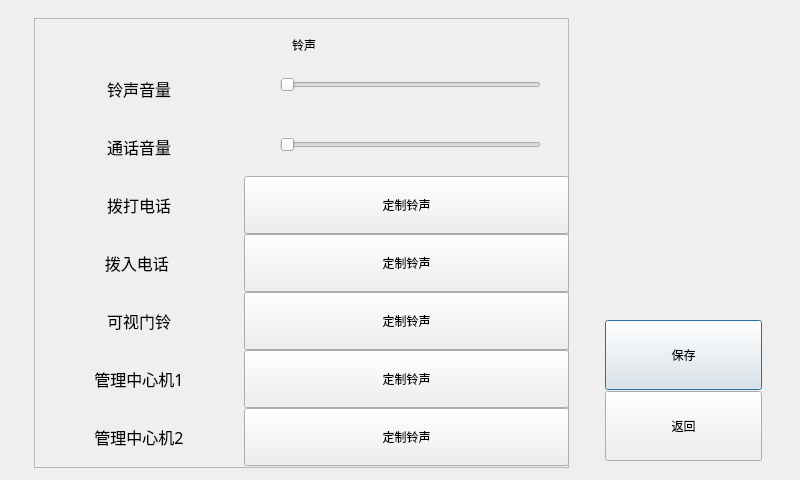
<?xml version="1.0" encoding="UTF-8"?>
<ui version="4.0">
 <class>RingAndVolumeDialog</class>
 <widget class="QDialog" name="RingAndVolumeDialog">
  <property name="geometry">
   <rect>
    <x>0</x>
    <y>0</y>
    <width>800</width>
    <height>480</height>
   </rect>
  </property>
  <property name="windowTitle">
   <string>Dialog</string>
  </property>
  <widget class="CommonPushButton" name="pushButtonRingVolumeSave">
   <property name="geometry">
    <rect>
     <x>605</x>
     <y>320</y>
     <width>157</width>
     <height>70</height>
    </rect>
   </property>
   <property name="text">
    <string>保存</string>
   </property>
  </widget>
  <widget class="QFrame" name="framePanel">
   <property name="geometry">
    <rect>
     <x>34</x>
     <y>18</y>
     <width>535</width>
     <height>450</height>
    </rect>
   </property>
   <property name="frameShape">
    <enum>QFrame::StyledPanel</enum>
   </property>
   <property name="frameShadow">
    <enum>QFrame::Raised</enum>
   </property>
  </widget>
  <widget class="QFrame" name="frameRingAmdVolumeSetting">
   <property name="geometry">
    <rect>
     <x>34</x>
     <y>18</y>
     <width>535</width>
     <height>450</height>
    </rect>
   </property>
   <property name="styleSheet">
    <string notr="true"/>
   </property>
   <property name="frameShape">
    <enum>QFrame::NoFrame</enum>
   </property>
   <property name="frameShadow">
    <enum>QFrame::Raised</enum>
   </property>
  </widget>
  <widget class="CommonPushButton" name="pushButtonRingVolumeReturn">
   <property name="geometry">
    <rect>
     <x>605</x>
     <y>391</y>
     <width>157</width>
     <height>70</height>
    </rect>
   </property>
   <property name="text">
    <string>返回</string>
   </property>
  </widget>
  <widget class="CommonPushButton" name="pushButtonRingVolumeCenter2">
   <property name="geometry">
    <rect>
     <x>244</x>
     <y>408</y>
     <width>325</width>
     <height>58</height>
    </rect>
   </property>
   <property name="focusPolicy">
    <enum>Qt::StrongFocus</enum>
   </property>
   <property name="styleSheet">
    <string notr="true"/>
   </property>
   <property name="text">
    <string>定制铃声</string>
   </property>
  </widget>
  <widget class="QSlider" name="horizontalSliderVolume">
   <property name="geometry">
    <rect>
     <x>280</x>
     <y>130</y>
     <width>261</width>
     <height>30</height>
    </rect>
   </property>
   <property name="focusPolicy">
    <enum>Qt::NoFocus</enum>
   </property>
   <property name="orientation">
    <enum>Qt::Horizontal</enum>
   </property>
  </widget>
  <widget class="QLabel" name="label_ringvalue_6">
   <property name="geometry">
    <rect>
     <x>34</x>
     <y>350</y>
     <width>210</width>
     <height>58</height>
    </rect>
   </property>
   <property name="font">
    <font>
     <family>AlArabiya</family>
     <pointsize>12</pointsize>
    </font>
   </property>
   <property name="styleSheet">
    <string notr="true"/>
   </property>
   <property name="text">
    <string>管理中心机1</string>
   </property>
   <property name="alignment">
    <set>Qt::AlignCenter</set>
   </property>
  </widget>
  <widget class="QLabel" name="label_title">
   <property name="geometry">
    <rect>
     <x>49</x>
     <y>20</y>
     <width>510</width>
     <height>50</height>
    </rect>
   </property>
   <property name="styleSheet">
    <string notr="true"/>
   </property>
   <property name="text">
    <string>铃声</string>
   </property>
   <property name="alignment">
    <set>Qt::AlignCenter</set>
   </property>
  </widget>
  <widget class="QSlider" name="horizontalSliderRingVolume">
   <property name="geometry">
    <rect>
     <x>280</x>
     <y>70</y>
     <width>261</width>
     <height>30</height>
    </rect>
   </property>
   <property name="focusPolicy">
    <enum>Qt::NoFocus</enum>
   </property>
   <property name="orientation">
    <enum>Qt::Horizontal</enum>
   </property>
  </widget>
  <widget class="CommonPushButton" name="pushButtonRingVolumeCenter1">
   <property name="geometry">
    <rect>
     <x>244</x>
     <y>350</y>
     <width>325</width>
     <height>58</height>
    </rect>
   </property>
   <property name="focusPolicy">
    <enum>Qt::StrongFocus</enum>
   </property>
   <property name="styleSheet">
    <string notr="true"/>
   </property>
   <property name="text">
    <string>定制铃声</string>
   </property>
  </widget>
  <widget class="CommonPushButton" name="pushButtonRingVolumeDoor">
   <property name="geometry">
    <rect>
     <x>244</x>
     <y>292</y>
     <width>325</width>
     <height>58</height>
    </rect>
   </property>
   <property name="focusPolicy">
    <enum>Qt::StrongFocus</enum>
   </property>
   <property name="styleSheet">
    <string notr="true"/>
   </property>
   <property name="text">
    <string>定制铃声</string>
   </property>
  </widget>
  <widget class="QLabel" name="label_ringvalue_1">
   <property name="geometry">
    <rect>
     <x>34</x>
     <y>60</y>
     <width>210</width>
     <height>58</height>
    </rect>
   </property>
   <property name="font">
    <font>
     <family>AlArabiya</family>
     <pointsize>12</pointsize>
    </font>
   </property>
   <property name="styleSheet">
    <string notr="true"/>
   </property>
   <property name="text">
    <string>铃声音量</string>
   </property>
   <property name="alignment">
    <set>Qt::AlignCenter</set>
   </property>
  </widget>
  <widget class="QLabel" name="label_ringvalue_3">
   <property name="geometry">
    <rect>
     <x>34</x>
     <y>176</y>
     <width>210</width>
     <height>58</height>
    </rect>
   </property>
   <property name="font">
    <font>
     <family>AlArabiya</family>
     <pointsize>12</pointsize>
    </font>
   </property>
   <property name="styleSheet">
    <string notr="true"/>
   </property>
   <property name="text">
    <string>拨打电话</string>
   </property>
   <property name="alignment">
    <set>Qt::AlignCenter</set>
   </property>
  </widget>
  <widget class="QLabel" name="label_ringvalue_7">
   <property name="geometry">
    <rect>
     <x>34</x>
     <y>408</y>
     <width>210</width>
     <height>58</height>
    </rect>
   </property>
   <property name="font">
    <font>
     <family>AlArabiya</family>
     <pointsize>12</pointsize>
    </font>
   </property>
   <property name="styleSheet">
    <string notr="true"/>
   </property>
   <property name="text">
    <string>管理中心机2</string>
   </property>
   <property name="alignment">
    <set>Qt::AlignCenter</set>
   </property>
  </widget>
  <widget class="QLabel" name="label_ringvalue_2">
   <property name="geometry">
    <rect>
     <x>34</x>
     <y>118</y>
     <width>210</width>
     <height>58</height>
    </rect>
   </property>
   <property name="font">
    <font>
     <family>AlArabiya</family>
     <pointsize>12</pointsize>
    </font>
   </property>
   <property name="styleSheet">
    <string notr="true"/>
   </property>
   <property name="text">
    <string>通话音量</string>
   </property>
   <property name="alignment">
    <set>Qt::AlignCenter</set>
   </property>
  </widget>
  <widget class="QLabel" name="label_ringvalue_4">
   <property name="geometry">
    <rect>
     <x>34</x>
     <y>234</y>
     <width>210</width>
     <height>58</height>
    </rect>
   </property>
   <property name="font">
    <font>
     <family>AlArabiya</family>
     <pointsize>12</pointsize>
    </font>
   </property>
   <property name="styleSheet">
    <string notr="true"/>
   </property>
   <property name="text">
    <string>拨入电话 </string>
   </property>
   <property name="alignment">
    <set>Qt::AlignCenter</set>
   </property>
  </widget>
  <widget class="CommonPushButton" name="pushButtonRingVolumeCallIn">
   <property name="geometry">
    <rect>
     <x>244</x>
     <y>234</y>
     <width>325</width>
     <height>58</height>
    </rect>
   </property>
   <property name="focusPolicy">
    <enum>Qt::StrongFocus</enum>
   </property>
   <property name="styleSheet">
    <string notr="true"/>
   </property>
   <property name="text">
    <string>定制铃声</string>
   </property>
  </widget>
  <widget class="CommonPushButton" name="pushButtonRingVolumeDail">
   <property name="geometry">
    <rect>
     <x>244</x>
     <y>176</y>
     <width>325</width>
     <height>58</height>
    </rect>
   </property>
   <property name="focusPolicy">
    <enum>Qt::StrongFocus</enum>
   </property>
   <property name="styleSheet">
    <string notr="true"/>
   </property>
   <property name="text">
    <string>定制铃声</string>
   </property>
  </widget>
  <widget class="QLabel" name="label_ringvalue_5">
   <property name="geometry">
    <rect>
     <x>34</x>
     <y>292</y>
     <width>210</width>
     <height>58</height>
    </rect>
   </property>
   <property name="font">
    <font>
     <family>AlArabiya</family>
     <pointsize>12</pointsize>
    </font>
   </property>
   <property name="styleSheet">
    <string notr="true"/>
   </property>
   <property name="text">
    <string>可视门铃</string>
   </property>
   <property name="alignment">
    <set>Qt::AlignCenter</set>
   </property>
  </widget>
 </widget>
 <customwidgets>
  <customwidget>
   <class>CommonPushButton</class>
   <extends>QPushButton</extends>
   <header>commonpushbutton.h</header>
  </customwidget>
 </customwidgets>
 <tabstops>
  <tabstop>pushButtonRingVolumeSave</tabstop>
 </tabstops>
 <resources/>
 <connections/>
</ui>
